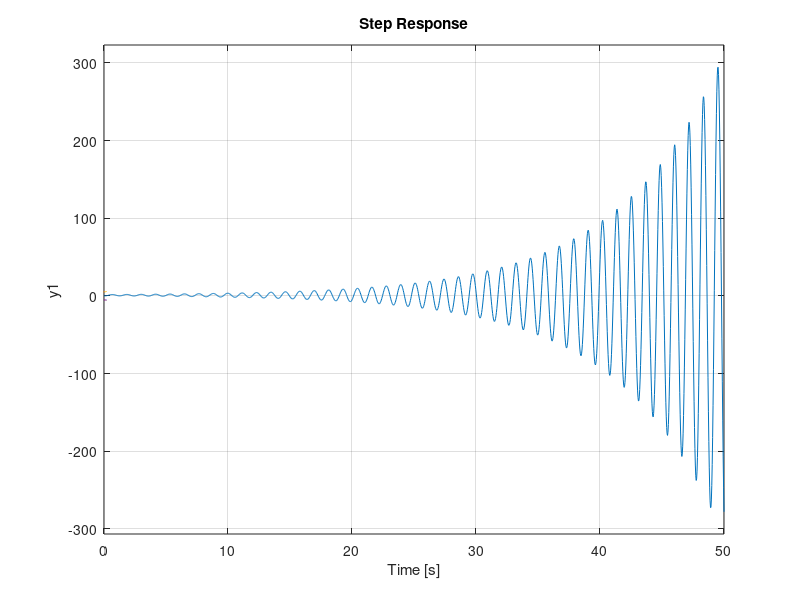

Here is the MATLAB script that generated this plot:
%b)

s=tf('s');

k=9;
Gs=27/(s+3)^3;
Ts=feedback(k*Gs,1);  %podemos logo colocar assim e nao precisamos de estar
                      %a calcular a funçao transferencia, se quisermos
                      %saber como é a função transferencia basta escrever
                      %Ts na command window
step(Ts)

%falta explicar o resultado que nao entendi, so vejo que diverge mas nao
%sei o que quer dizer...

%%

%c)

k1=[0:0.01:10]';
p=[];

for i=1:length(k1)
    p(:,i)=roots([1 9 27 27*(k1(i)+1)]);  %função roots da nos os polos do sistema ; 
                                          %sistema de ordem 3 tem 3 polos por cada k
                                          %usado
end

hold on
for n=1:3
    plot(real(p(n,:)),imag(p(n,:)));        %desenhar o plano imaginario com os 3 polos
end
grid on
hold off

%com o aumento do k ,ou seja, com a evoluçao do regime estacionario, dois
%dos tres polos irão estar a entrar no semi-plano direito, e um dos polos
%irá se afastar ainda mais do ponto (0,0) diminuido a estabilidade do sistema.
%Deste modo, o sistema entrara num regime instável, deteriorando o regime
%transitorio e melhorando o regime estacionario.
